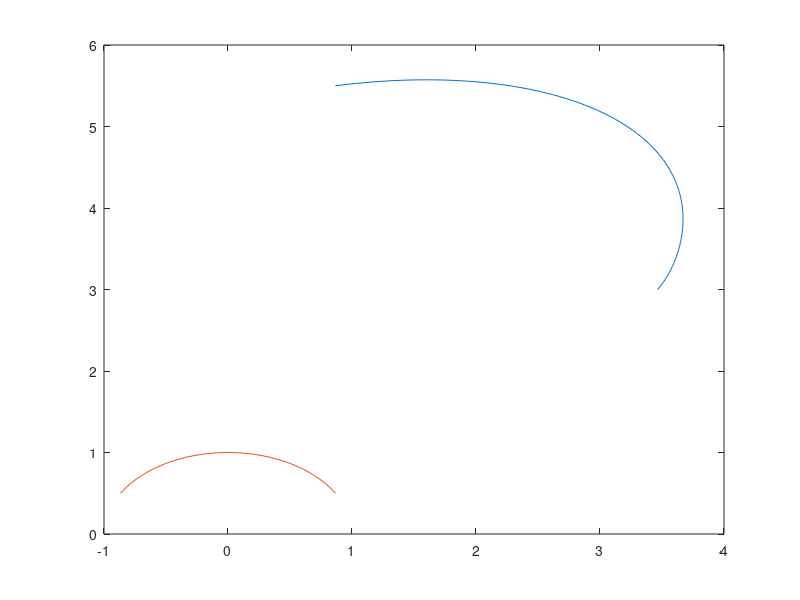

Source code (MATLAB):
clear variables
n=100;
A=1;B=5;C=10;D=0.5;
shi_s=deg2rad(30);
shi_f=pi/2;
t_s=2*asin(B*cos(shi_s)/(2*A));
theta_s=pi-asin(D/A);
theta_f=asin(D/A);
i=1:n;
theta=theta_s+(theta_f-theta_s)*(i-1)/(n-1);
shi=shi_s+(shi_f-shi_s)*((i-1)/(n-1)).^2;
D=ones(1,n);
phi =asin((A*sin(theta)+ B*sin(shi)-D)/C);
X=A*cos(theta)+B*cos(shi)-C*cos(phi);
P1 = zeros(2,n);
P2 = A*[cos(theta);sin(theta)];
P3 = P2 + B*[cos(shi);sin(shi)];
P4 = [X;D];


t=theta;
for i=1:length(t) 
    ani = subplot(1,1,1);
    %A_bar = line([P1(1) P2(1,i)],[P1(2) P2(2,i)]);
    B_bar = line([P2(1,i) P3(1,i)],[P2(2,i) P3(2,i)]);
    %C_bar = line([P3(1,i) P4(1,i)],[P3(2,i) P4(2,i)]);
    P4_circle = viscircles(P4(:,i)',0.05);
    axis(ani,'equal');
   set(gca,'XLim',[-5 20],'YLim',[-5 20]);
    str1 = 'P3';
   str3='o';
   str4='.';
   str2 = ['Time elapsed: '  num2str(t(i)) ' s'];
   P3_text = text(P3(1,i),P3(2,i)+0.6,str1);
    P3_text1 = text(P3(1,i),P3(2,i),str4,'color','red');
    P2_text1 = text(P2(1,i),P2(2,i),str4,'color','blue');
   str_1 = 'P4';
   str_3='o';
   str_4='.';
   P4_text = text(P4(1,i),P4(2,i)+0.6,str_1);
   Time = text(-2,6,str2);
   pause(0.5);
   if i<length(t)
        %delete(A_bar);
        delete(B_bar);
        %delete(C_bar);
        delete(P3_text);
        delete(P4_text);
        delete(Time);
        delete(P4_circle);
   end
end
x=P3(1,:);
y=P3(2,:);
x1=P2(1,:);
y1=P2(2,:);
plot(x,y,x1,y1);
